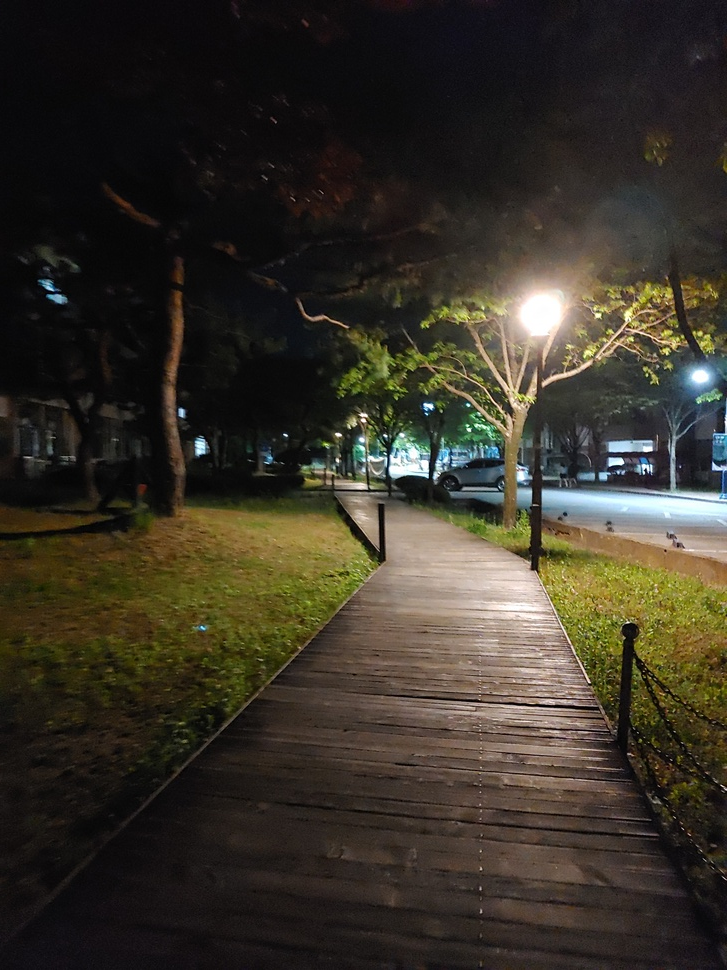
#> input picture Equalization and Function/KakaoTalk_20220427_144230142.jpg, 727 x 970 px, shrunk from 3000 x 4000 before the run
$ python CVSIFT.py
#> lines starting #> are read from the running program, lines starting #| are printed output that depends on the picture
import numpy as np
import cv2
from matplotlib import pyplot as plt
from tkinter import *
from tkinter import filedialog as fd


class SIFT:
    # 생성자
    def __init__(self,MIN_MATCH_COUNT = 5):
        self.objectimage = self.fileLoad("ObjectImage")
        self.sceneimage = self.fileLoad("SceneImage")
        self.sift = cv2.SIFT_create()
        self.MIN_MATCH_COUNT = MIN_MATCH_COUNT
        self.FLANN_INDEX_KDTREE = 1

    # tkinter이용 이미지 불러오기
    def fileLoad(self,_title):
#> called with _title = 'ObjectImage'
        filename = fd.askopenfilename(initialdir="/", title=_title)
#> the answer given: KakaoTalk_20220427_144230142.jpg
        grayimage = cv2.imread(filename, cv2.IMREAD_GRAYSCALE)
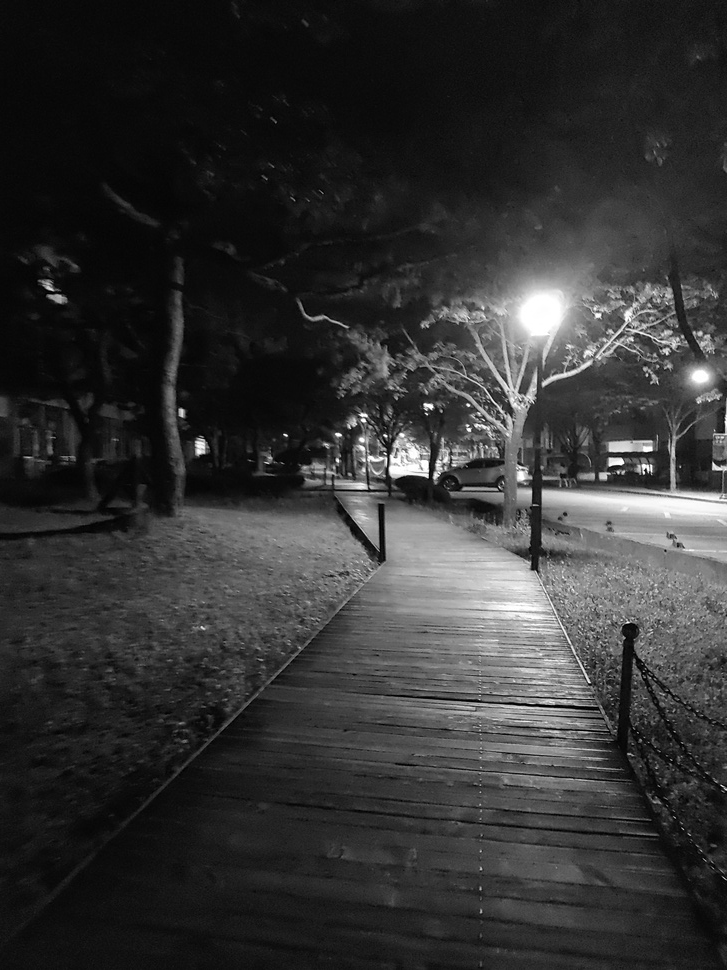
#> grayimage: shape (970, 727); min 0, max 255, mean 51.2
#> the answer given: KakaoTalk_20220427_144230142.jpg
        return grayimage

    # 오브젝트 이미지에서 Featurepoint보여주기
    def showFeaturePoint(self):
        img = 0
        kp = self.sift.detect(self.objectimage,None)
#> kp = 2295 keypoints; strongest (x, y, size): (286, 435, 2.2), (200, 447, 9.3), (385, 436, 2.3), (468, 405, 2.3)
        img = cv2.drawKeypoints(self.objectimage,kp,img,(0,0,255))
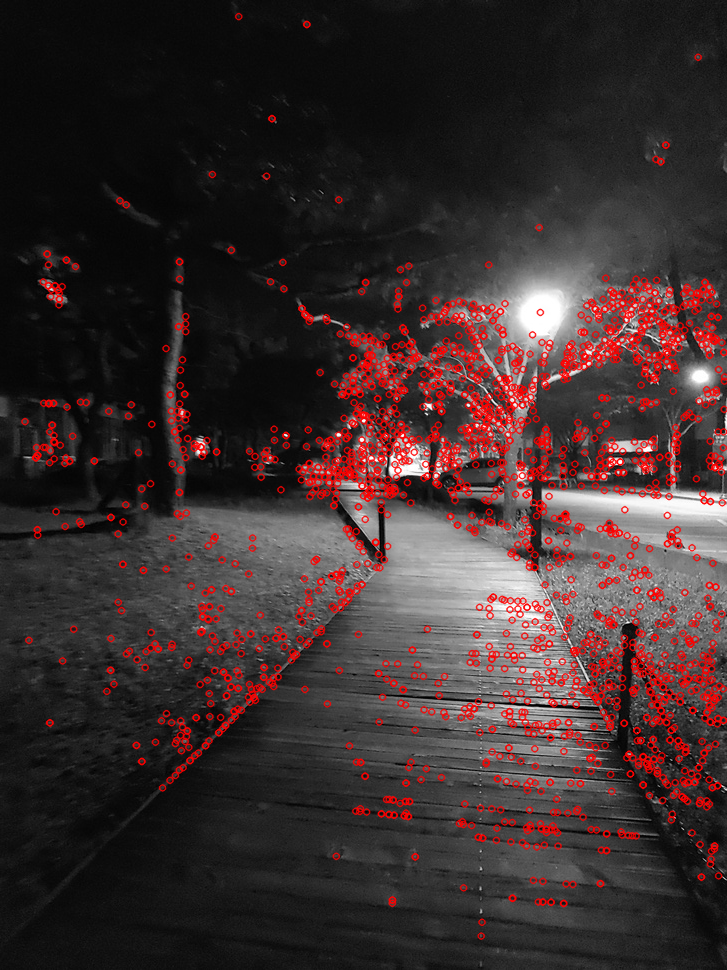
#> img: shape (970, 727, 3); mean of channels 0, 1, 2 46, 46, 60.8; drawn as B, G, R
        cv2.imshow("FeaturePoints",img)
        cv2.waitKey(0)
    # 씬이미지랑 오브젝트이미지랑 피쳐포인트 매칭해서 씬이미지에서 오브젝트 검출하기
    def matchingImage(self):
        # 특징점과 특징디스크립터를 찾고 서로 매칭해주기
        kp1,des1 = self.sift.detectAndCompute(self.objectimage,None)
#> kp1 has the same summary as kp in showFeaturePoint
        kp2,des2 = self.sift.detectAndCompute(self.sceneimage,None)
#> kp2 has the same summary as kp in showFeaturePoint
        index_params = dict(algorithm = self.FLANN_INDEX_KDTREE,trees = 5)
        search_params = dict(checks = 50)
        flann = cv2.FlannBasedMatcher(index_params, search_params)
        matches = flann.knnMatch(des1, des2, k=2)
#> matches = 2295 matches
        good =[]
        for m,n in matches:
            if m.distance < 0.7*n.distance :
                good.append(m)
#> after the loop, good = 2295 matches

        if len(good) > self.MIN_MATCH_COUNT:
            src_pts = np.float32([kp1[m.queryIdx].pt for m in good]).reshape(-1, 1, 2)
#> src_pts = 2295 rows, first 8: [24.52, 421.1], [28.45, 639.8], [35.39, 457.2], [35.39, 457.2], [35.39, 457.2], [36.12, 447], [36.87, 529.2], [36.93, 529.3]
            dst_pts = np.float32([kp2[m.trainIdx].pt for m in good]).reshape(-1, 1, 2)
#> dst_pts has the same summary as src_pts
            M, mask = cv2.findHomography(src_pts, dst_pts, cv2.RANSAC, 5.0)
#> M = [[1, -1.14e-15, -1.01e-12], [5.54e-15, 1, -2.08e-12], [1.06e-17, -2.4e-18, 1]]; mask = 2295 values from 1 to 1
            matchesMask = mask.ravel().tolist()
#> matchesMask = 2295 values from 1 to 1
            h, w  = self.objectimage.shape
#> h = 970; w = 727
            pts = np.float32([[0, 0], [0, h - 1], [w - 1, h - 1], [w - 1, 0]]).reshape(-1, 1, 2)
#> pts = [[0, 0], [0, 969], [726, 969], [726, 0]]
            dst = cv2.perspectiveTransform(pts, M)
#> dst = [[-1.01e-12, -2.08e-12], [-2.11e-12, 969], [726, 969], [726, 1.95e-12]]
            img2 = cv2.polylines(self.sceneimage, [np.int32(dst)], True, 255, 3, cv2.LINE_AA)
        else:
            print("Not enough matches are found - {}/{}".format(len(good), self.MIN_MATCH_COUNT))
            matchesMask = None
        # 매칭된 점들을 서로 이어서 보여주기
        draw_params = dict(matchColor=(0, 255, 0),  # draw matches in green color
                           singlePointColor=None,
                           matchesMask=matchesMask,  # draw only inliers
                           flags=2)
#> draw_params = 4 items
        img3 = cv2.drawMatches(self.objectimage, kp1, self.sceneimage, kp2, good, None, **draw_params)
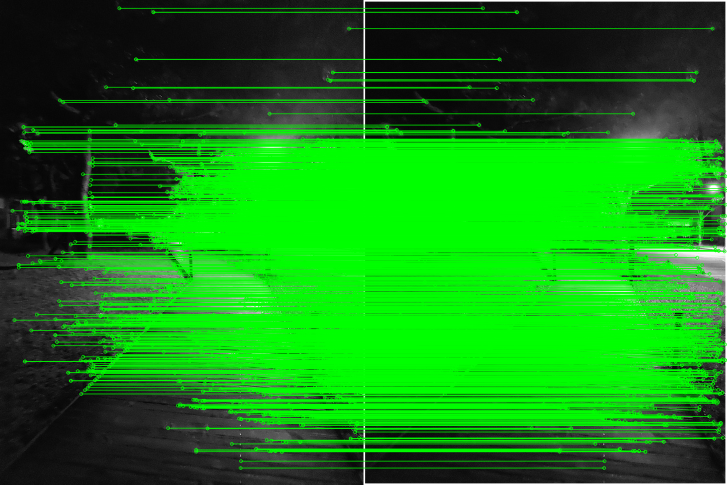
#> img3: shape (970, 1454, 3) (shown at 1/2 size); mean of channels 0, 1, 2 20.4, 134.8, 20.4; drawn as B, G, R
        plt.imshow(img3, 'gray'), plt.show()


if __name__ == "__main__":
    sift = SIFT()
    sift.showFeaturePoint()
    sift.matchingImage()
    cv2.destroyAllWindows()

# [46 lines of commented-out code are left out]
